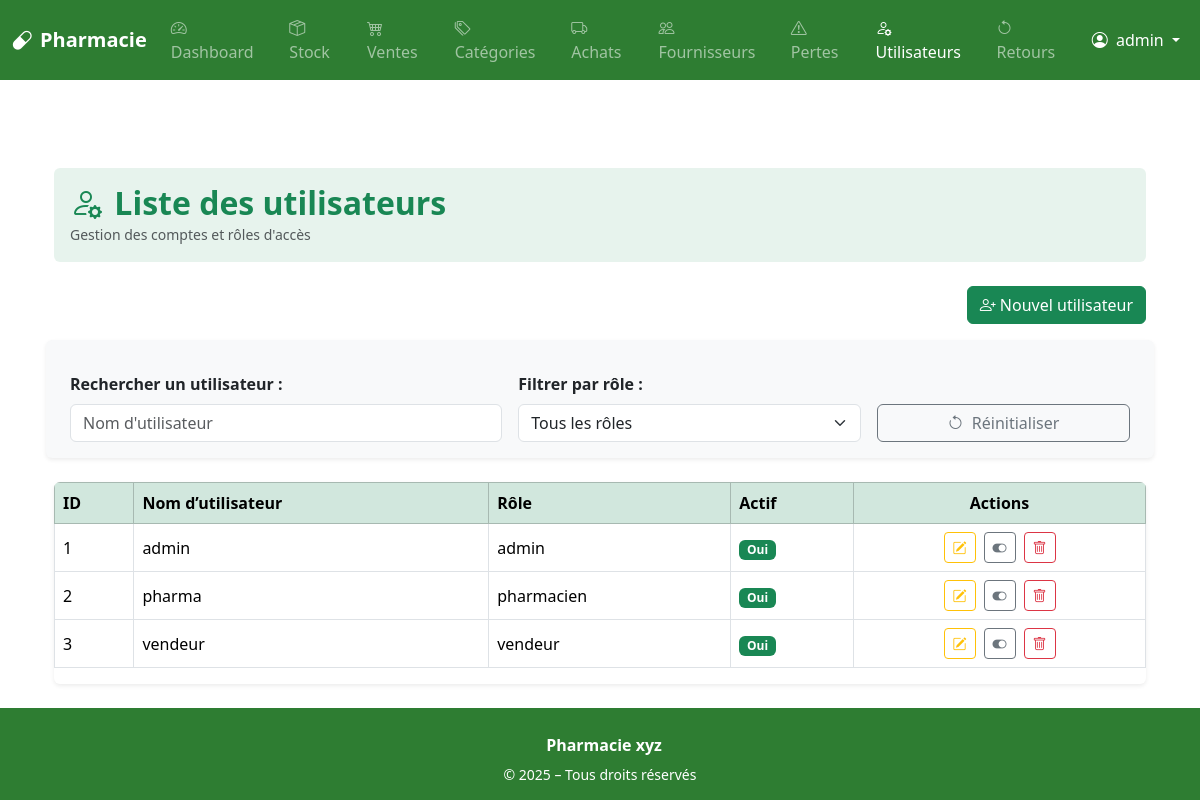
/admin/admin/users (signed in), run on an earlier commit of the app's database.
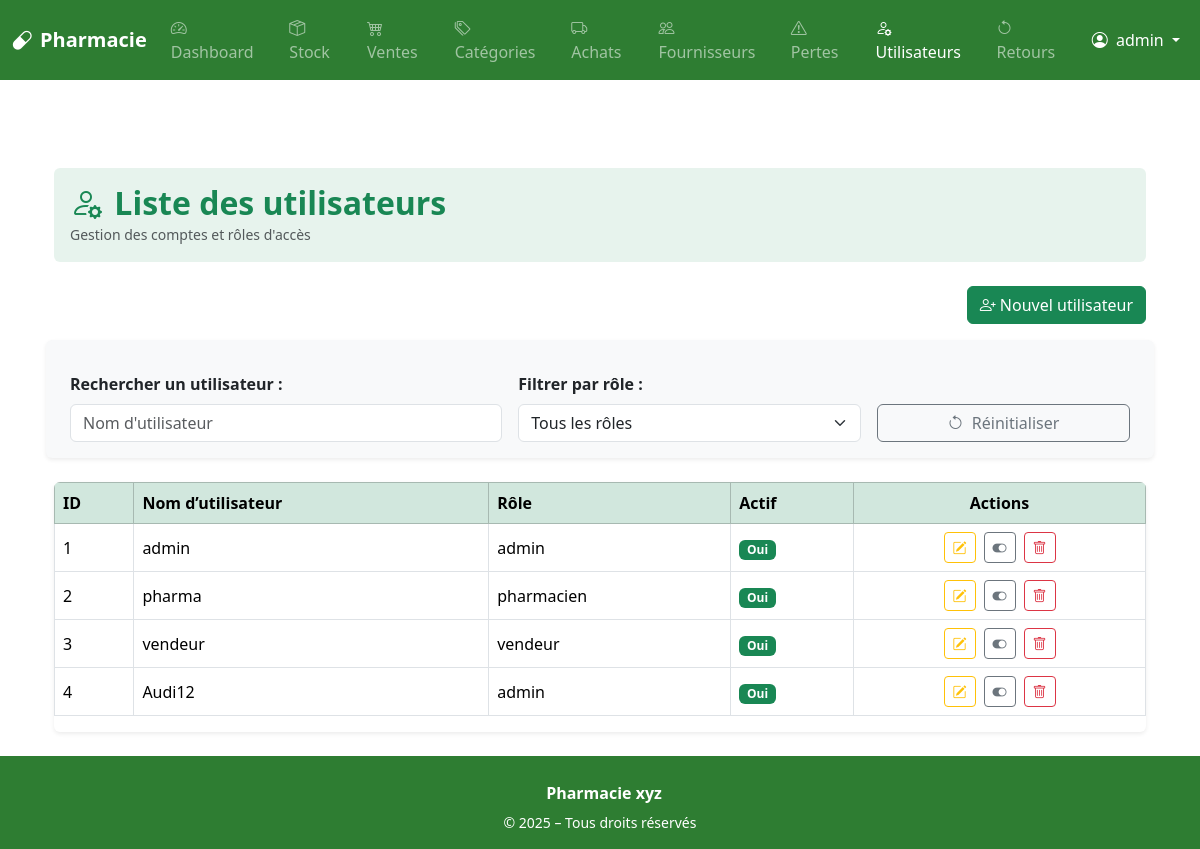
And on a later commit of the database.
### app/models.py (models this page shows, shortened)
class User(UserMixin, db.Model):
    id = db.Column(db.Integer, primary_key=True)
    username = db.Column(db.String(80), unique=True, nullable=False)
    password = db.Column(db.String(200), nullable=False)
    role = db.Column(db.String(20), nullable=False)  # admin, pharmacien, vendeur...
    is_active = db.Column(db.Boolean, default=True)
    sales = db.relationship('Sale', back_populates='user')

### app/routes/admin.py (the view)
@bp.route('/admin/users')
@login_required
@role_required('admin')
def list_users():
    search = request.args.get('search', '')
    role_filter = request.args.get('role', '')
    query = User.query
    if search:
        query = query.filter(User.username.ilike(f"%{search}%"))
    if role_filter:
        query = query.filter_by(role=role_filter)
    users = query.order_by(User.id).all()
    delete_form = DeleteUserForm()
    return render_template('admin/user_list.html', users=users, search=search, role_filter=role_filter, delete_form=delete_form)

### app/forms.py
class DeleteUserForm(FlaskForm):
    pass

### app/routes/auth.py (called while the page is built)
@login_manager.user_loader
def load_user(user_id):
    return User.query.get(int(user_id))

### app/templates/admin/user_list.html (shortened to what this page needs)
{% extends "base.html" %}
{% block content %}
<div class="container mt-5">
    <div class="bg-success bg-opacity-10 p-3 rounded mb-4">
        <h2 class="text-success fw-bold mb-0"><i class="bi bi-person-gear me-1"></i> Liste des utilisateurs</h2>
        <small class="text-muted">Gestion des comptes et rôles d'accès</small>
    </div>
    <div class="d-flex justify-content-end mb-3">
        <a href="{{ url_for('admin.create_user') }}" class="btn btn-success">
            <i class="bi bi-person-plus"></i> Nouvel utilisateur
        </a>
    </div>
    <form method="get" class="row g-3 mb-4 align-items-end shadow-sm p-3 rounded bg-light mt-3">
    <div class="col-md-5">
        <label for="search" class="form-label fw-semibold">Rechercher un utilisateur :</label>
        <input type="text" name="search" id="search" class="form-control"
            placeholder="Nom d'utilisateur"
            value="{{ search }}" oninput="this.form.submit()">
    </div>
    <div class="col-md-4">
        <label for="role" class="form-label fw-semibold">Filtrer par rôle :</label>
        <select name="role" id="role" class="form-select" onchange="this.form.submit()">
        <option value="">Tous les rôles</option>
        </select>
    </div>
    <div class="col-md-3 d-grid">
        <a href="{{ url_for('admin.list_users') }}" class="btn btn-outline-secondary mt-1">
        <i class="bi bi-arrow-counterclockwise me-1"></i> Réinitialiser
        </a>
    </div>
    </form>
    <div class="table-responsive shadow-sm rounded">
        <table class="table table-bordered table-hover align-middle">
            <thead class="table-success">
                <tr>
                    <th>ID</th>
                    <th>Nom d’utilisateur</th>
                    <th>Rôle</th>
                    <th>Actif</th>
                    <th class="text-center">Actions</th>
                </tr>
            </thead>
            <tbody>
                {% for user in users %}
                <tr>
                    <td>{{ user.id }}</td>
                    <td>{{ user.username }}</td>
                    <td>{{ user.role }}</td>
                    <td>
                        {% if user.is_active %}
                            <span class="badge bg-success">Oui</span>
                        {% else %}
                            <span class="badge bg-danger">Non</span>
                        {% endif %}
                    </td>
                    <td class="text-center">
                        <div class="d-flex justify-content-center gap-2 flex-wrap">
                            <a href="{{ url_for('admin.edit_user', user_id=user.id) }}"
                               class="btn btn-sm btn-outline-warning" title="Modifier">
                                <i class="bi bi-pencil-square"></i>
                            </a>
                            <button type="button" class="btn btn-sm btn-outline-secondary"
                                    data-bs-toggle="modal" data-bs-target="#toggleModal{{ user.id }}"
                                    title="{% if user.is_active %}Désactiver{% else %}Activer{% endif %}">
                                <i class="bi bi-toggle-{{ 'on' if user.is_active else 'off' }}"></i>
                            </button>
                            <button type="button" class="btn btn-sm btn-outline-danger"
                                    data-bs-toggle="modal" data-bs-target="#deleteModal{{ user.id }}"
                                    title="Supprimer">
                                <i class="bi bi-trash"></i>
                            </button>
                        </div>
                    </td>
                </tr>
                {% else %}
                <tr>
                    <td colspan="5" class="text-center text-muted py-3">Aucun utilisateur trouvé.</td>
                </tr>
                {% endfor %}
            </tbody>
        </table>
    </div>
</div>
{% endblock %}

### app/templates/base.html (shortened to what this page needs)
<!DOCTYPE html>
<html lang="fr">
<head>
    <link href="https://cdn.jsdelivr.net/npm/bootstrap@5.3.3/dist/css/bootstrap.min.css" rel="stylesheet" />
    <link href="https://cdn.jsdelivr.net/npm/bootstrap-icons@1.11.1/font/bootstrap-icons.css" rel="stylesheet">
</head>
<body>
<nav class="navbar navbar-expand-lg navbar-dark" style="background-color: #2e7d32;">
  <div class="container-fluid">
    <a class="navbar-brand fw-bold" href="{{ url_for('dashboard.dashboard') }}">
      <i class="bi bi-capsule me-2"></i>Pharmacie
    </a>
    <div class="collapse navbar-collapse" id="navMenu">
      {% if current_user.is_authenticated %}
      <ul class="navbar-nav me-auto mb-2 mb-lg-0">
        <li class="nav-item">
          <a class="nav-link {% if request.endpoint == 'dashboard.dashboard' %}active{% endif %}" href="{{ url_for('dashboard.dashboard') }}">
            <i class="bi bi-speedometer2 me-1"></i> Dashboard
          </a>
        </li>
        <li class="nav-item">
          <a class="nav-link {% if request.endpoint == 'drug.list_drugs' %}active{% endif %}" href="{{ url_for('drug.list_drugs') }}">
            <i class="bi bi-box-seam me-1"></i> Stock
          </a>
        </li>
        <li class="nav-item">
          <a class="nav-link {% if request.endpoint == 'sale.list_sales' %}active{% endif %}" href="{{ url_for('sale.list_sales') }}">
            <i class="bi bi-cart4 me-1"></i> Ventes
          </a>
        </li>
        {% if current_user.role in ['admin', 'pharmacien'] %}
        <li class="nav-item">
          <a class="nav-link {% if request.endpoint == 'category.list_categories' %}active{% endif %}" href="{{ url_for('category.list_categories') }}">
            <i class="bi bi-tags me-1"></i> Catégories
          </a>
        </li>
        <li class="nav-item">
          <a class="nav-link {% if request.endpoint == 'purchase.list_purchases' %}active{% endif %}" href="{{ url_for('purchase.list_purchases') }}">
            <i class="bi bi-truck me-1"></i> Achats
          </a>
        </li>
        <li class="nav-item">
          <a class="nav-link {% if request.endpoint == 'supplier.list_suppliers' %}active{% endif %}" href="{{ url_for('supplier.list_suppliers') }}">
            <i class="bi bi-people me-1"></i> Fournisseurs
          </a>
        </li>
        <li class="nav-item">
          <a class="nav-link {% if request.endpoint == 'drug.list_losses' %}active{% endif %}" href="{{ url_for('drug.list_losses') }}">
            <i class="bi bi-exclamation-triangle me-1"></i> Pertes
          </a>
        </li>
        {% endif %}
        {% if current_user.role == 'admin' %}
        <li class="nav-item">
          <a class="nav-link {% if request.endpoint == 'admin.list_users' %}active{% endif %}" href="{{ url_for('admin.list_users') }}">
            <i class="bi bi-person-gear me-1"></i> Utilisateurs
          </a>
        </li>
        <li class="nav-item">
          <a class="nav-link {% if request.endpoint == 'sale.list_returns' %}active{% endif %}" href="{{ url_for('sale.list_returns') }}">
            <i class="bi bi-arrow-counterclockwise me-1"></i> Retours
          </a>
        </li>
        {% endif %}
      </ul>
      <ul class="navbar-nav ms-auto align-items-center">
        <li class="nav-item dropdown">
          <a class="nav-link dropdown-toggle text-white" href="#" id="userDropdown" role="button" data-bs-toggle="dropdown" aria-expanded="false">
            <i class="bi bi-person-circle me-1"></i> {{ current_user.username }}
          </a>
        </li>
      </ul>
      {% endif %}
    </div>
  </div>
</nav>
<main class="flex-grow-1 py-4">
    <div class="container mt-4">
        {% block content %}{% endblock %}
    </div>
</main>
  {% include 'footer.html' %}
</body>
</html>

### app/templates/footer.html (shortened to what this page needs)
<footer class="text-white py-3" style="background-color: #2e7d32;">
  <div class="container text-center d-flex flex-column align-items-center">
    <div>
      <span class="fw-bold">Pharmacie xyz</span>
    </div>
    <small class="mt-1">&copy; {{ current_year }} – Tous droits réservés</small>
  </div>
</footer>

### app/templates/base.html (style rules this page uses)
html, body { height: 100%; }
body { display: flex; flex-direction: column; }
main { flex: 1; }

What changed in the data, as far as the page shows it:
added User: id "4", username "Audi12", role "admin", is_active "Oui"
